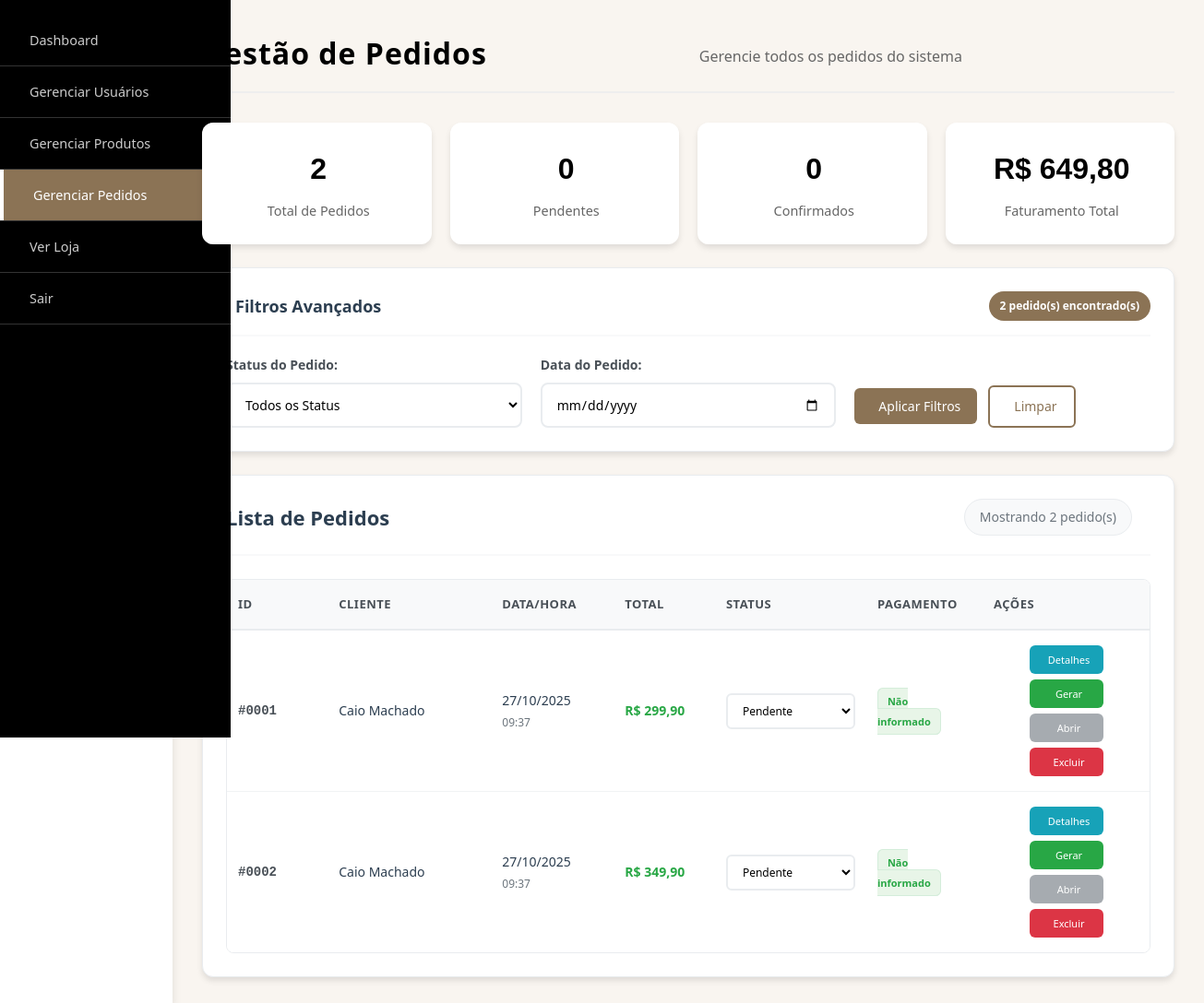
Page /admin/pedidos.php (signed in) on the earlier database version.
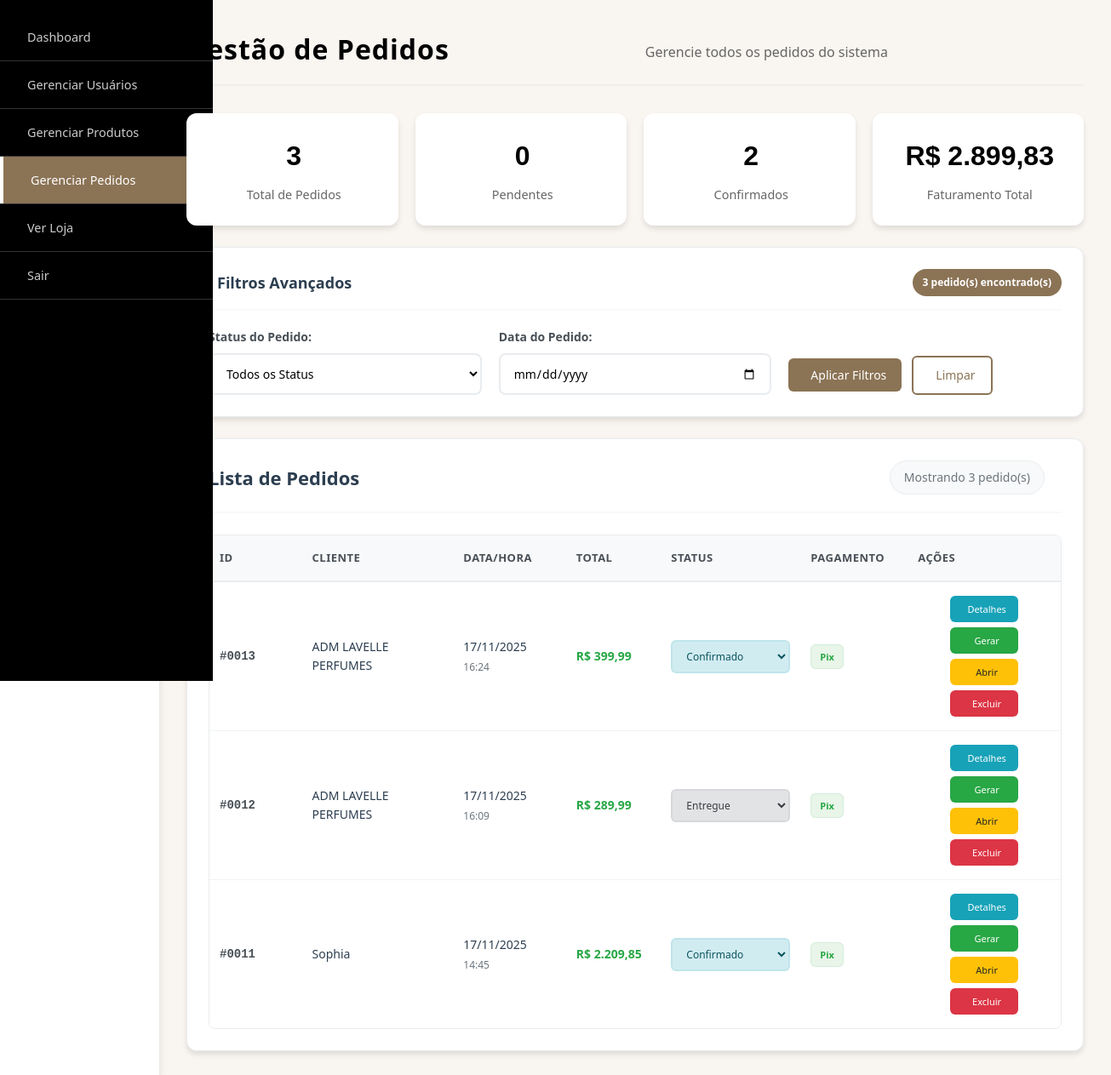
Same page on the later database version.
### tables this page shows
CREATE TABLE `pedidos` (
  `id` int(11) NOT NULL,
  `usuario_id` int(11) NOT NULL,
  `data_pedido` datetime DEFAULT current_timestamp(),
  `total` decimal(10,2) NOT NULL,
  `status` varchar(50) DEFAULT NULL,
  `metodo_pagamento` varchar(50) DEFAULT NULL,
  `endereco_entrega` text DEFAULT NULL,
  `created_at` timestamp NOT NULL DEFAULT current_timestamp()
);

CREATE TABLE `usuarios` (
  `id` int(11) NOT NULL,
  `nome` varchar(100) NOT NULL,
  `email` varchar(150) NOT NULL,
  `senha` varchar(255) NOT NULL,
  `data_cadastro` timestamp NOT NULL DEFAULT current_timestamp(),
  `telefone` varchar(20) DEFAULT NULL,
  `endereco` text DEFAULT NULL,
  `cidade` varchar(100) DEFAULT NULL,
  `estado` varchar(50) DEFAULT NULL,
  `cep` varchar(10) DEFAULT NULL,
  `foto_perfil` varchar(255) DEFAULT NULL,
  `created_at` timestamp NOT NULL DEFAULT current_timestamp()
);

### admin/pedidos.php (the view, shortened to what this page needs)
<?php
$database = new Database();
$db = $database->getConnection();
$filtro_data = $_GET['data'] ?? '';
$query = "
    SELECT p.*, u.nome as cliente_nome
    FROM pedidos p
    LEFT JOIN usuarios u ON p.usuario_id = u.id
    WHERE 1=1
";
$params = [];
$query .= " ORDER BY p.data_pedido DESC";
$stmt = $db->prepare($query);
$stmt->execute($params);
$pedidos = $stmt->fetchAll(PDO::FETCH_ASSOC);
function comprovanteExiste($pedido_id) {
    $possible_files = [
        "../comprovantes/comprovante_pedido_{$pedido_id}.php",
        "../comprovantes/comprovante_pedido_{$pedido_id}.html",
        "comprovantes/comprovante_pedido_{$pedido_id}.php",
        "comprovantes/comprovante_pedido_{$pedido_id}.html"
    ];
    foreach ($possible_files as $file) {
        if (file_exists($file)) {
            return $file;
        }
    }
    return false;
}
include 'includes/header.php';
include 'includes/sidebar.php';
?>
<div class="main-content">
    <div class="page-header">
        <h1>Gestão de Pedidos</h1>
        <p>Gerencie todos os pedidos do sistema</p>
    </div>
    <div class="stats-grid-small">
        <div class="stat-card-small">
            <div class="stat-number"><?php echo count($pedidos); ?></div>
            <div class="stat-label">Total de Pedidos</div>
        </div>
        <div class="stat-card-small">
            <div class="stat-number"><?php echo count(array_filter($pedidos, function($p) { return $p['status'] == 'pendente'; })); ?></div>
            <div class="stat-label">Pendentes</div>
        </div>
        <div class="stat-card-small">
            <div class="stat-number"><?php echo count(array_filter($pedidos, function($p) { return $p['status'] == 'confirmado'; })); ?></div>
            <div class="stat-label">Confirmados</div>
        </div>
        <div class="stat-card-small">
            <div class="stat-number">R$ <?php echo number_format(array_sum(array_column($pedidos, 'total')), 2, ',', '.'); ?></div>
            <div class="stat-label">Faturamento Total</div>
        </div>
    </div>
    <div class="filters-card">
        <div class="filter-header">
            <h3><i class="fas fa-filter"></i> Filtros Avançados</h3>
            <span class="results-info"><?php echo count($pedidos); ?> pedido(s) encontrado(s)</span>
        </div>
        <form method="GET" class="filter-form">
            <div class="filter-row">
                <div class="filter-group">
                    <label>Status do Pedido:</label>
                    <select name="status" class="status-filter">
                        <option value="">Todos os Status</option>
                    </select>
                </div>
                <div class="filter-group">
                    <label>Data do Pedido:</label>
                    <input type="date" name="data" value="<?php echo $filtro_data; ?>" class="date-filter">
                </div>
                <div class="filter-group">
                    <div class="filter-actions">
                        <button type="submit" class="btn-primary">
                            <i class="fas fa-filter"></i> Aplicar Filtros
                        </button>
                        <a href="pedidos.php" class="btn-outline">
                            <i class="fas fa-times"></i> Limpar
                        </a>
                    </div>
                </div>
            </div>
        </form>
    </div>
    <div class="content-card">
        <div class="card-header">
            <h2>Lista de Pedidos</h2>
            <div class="card-actions">
                <span class="total-info">Mostrando <?php echo count($pedidos); ?> pedido(s)</span>
            </div>
        </div>
        <div class="table-responsive">
            <?php if(!empty($pedidos)): ?>
                <table class="data-table">
                    <thead>
                        <tr>
                            <th class="col-id">ID</th>
                            <th class="col-cliente">Cliente</th>
                            <th class="col-data">Data/Hora</th>
                            <th class="col-total">Total</th>
                            <th class="col-status">Status</th>
                            <th class="col-pagamento">Pagamento</th>
                            <th class="col-acoes" width="200">Ações</th>
                        </tr>
                    </thead>
                    <tbody>
                        <?php foreach($pedidos as $pedido):
                            $comprovante_path = comprovanteExiste($pedido['id']);
                            $comprovante_existe = ($comprovante_path !== false);
                        ?>
                        <tr class="order-row" data-status="<?php echo $pedido['status']; ?>">
                            <td class="col-id">
                                <div class="order-info">
                                    <strong class="order-number">#<?php echo str_pad($pedido['id'], 4, '0', STR_PAD_LEFT); ?></strong>
                                </div>
                            </td>
                            <td class="col-cliente">
                                <span class="customer-name"><?php echo htmlspecialchars($pedido['cliente_nome']); ?></span>
                            </td>
                            <td class="col-data">
                                <div class="datetime-info">
                                    <span class="date-text"><?php echo date('d/m/Y', strtotime($pedido['data_pedido'])); ?></span>
                                    <span class="time-text"><?php echo date('H:i', strtotime($pedido['data_pedido'])); ?></span>
                                </div>
                            </td>
                            <td class="col-total">
                                <strong class="amount-value">R$ <?php echo number_format($pedido['total'], 2, ',', '.'); ?></strong>
                            </td>
                            <td class="col-status">
                                <form method="POST" action="" class="status-form">
                                    <select name="novo_status" class="status-select status-<?php echo $pedido['status']; ?>" onchange="atualizarStatus(this)">
                                        <option value="pendente" <?php echo $pedido['status'] == 'pendente' ? 'selected' : ''; ?>>Pendente</option>
                                        <option value="confirmado" <?php echo $pedido['status'] == 'confirmado' ? 'selected' : ''; ?>>Confirmado</option>
                                        <option value="entregue" <?php echo $pedido['status'] == 'entregue' ? 'selected' : ''; ?>>Entregue</option>
                                    </select>
                                </form>
                            </td>
                            <td class="col-pagamento">
                                <span class="payment-method">
                                    <?php
                                    $metodo = $pedido['metodo_pagamento'] ?? 'Não informado';
                                    echo ucfirst($metodo);
                                    ?>
                                </span>
                            </td>
                            <td class="col-acoes">
                                <div class="action-buttons">
                                    <button class="btn-action btn-view" onclick="window.location.href='pedido_detalhes.php?id=<?php echo $pedido['id']; ?>'" title="Ver detalhes completos">
                                        <span class="btn-text">Detalhes</span>
                                    </button>
                                    <button class="btn-action btn-generate" onclick="window.location.href='?gerar_comprovante=<?php echo $pedido['id']; ?>'" title="Gerar comprovante">
                                        <span class="btn-text">Gerar</span>
                                    </button>
                                    <?php if($comprovante_existe): ?>
                                        <button class="btn-action btn-open" onclick="window.open('<?php echo $comprovante_path; ?>', '_blank')" title="Abrir comprovante">
                                            <span class="btn-text">Abrir</span>
                                        </button>
                                    <?php else: ?>
                                        <button class="btn-action btn-open disabled" title="Comprovante não gerado" disabled>
                                            <span class="btn-text">Abrir</span>
                                        </button>
                                    <?php endif; ?>
                                    <button class="btn-action btn-delete" onclick="confirmarExclusao(<?php echo $pedido['id']; ?>)" title="Excluir pedido">
                                        <span class="btn-text">Excluir</span>
                                    </button>
                                </div>
                            </td>
                        </tr>
                        <?php endforeach; ?>
                    </tbody>
                </table>
            <?php endif; ?>
        </div>
    </div>
</div>
<?php include 'includes/footer.php'; ?>

### admin/includes/header.php (shortened to what this page needs)
<!DOCTYPE html>
<html lang="pt-BR">
<head>
    <link rel="stylesheet" href="css/style.css">
</head>
<body>
    <div class="admin-container">
        <header class="admin-header">
            <div class="header-left">
                <h1>LAVELLE Admin</h1>
                <span>Painel Administrativo</span>
            </div>
        </header>

### admin/includes/sidebar.php (shortened to what this page needs)
<aside class="sidebar">
    <nav class="sidebar-nav">
        <ul>
            <li class="nav-item <?php echo basename($_SERVER['PHP_SELF']) == 'dashboard.php' ? 'active' : ''; ?>">
                <a href="dashboard.php">
                    Dashboard
                </a>
            </li>
            <li class="nav-item <?php echo basename($_SERVER['PHP_SELF']) == 'usuarios.php' ? 'active' : ''; ?>">
                <a href="usuarios.php">
                    Gerenciar Usuários
                </a>
            </li>
            <li class="nav-item <?php echo basename($_SERVER['PHP_SELF']) == 'produtos.php' ? 'active' : ''; ?>">
                <a href="produtos.php">
                    Gerenciar Produtos
                </a>
            </li> <li class="nav-item <?php echo basename($_SERVER['PHP_SELF']) == 'pedidos.php' ? 'active' : ''; ?>">
                <a href="pedidos.php">
                    Gerenciar Pedidos
                </a>
            </li>
               <li class="nav-item">
                <a href="../paginaprodutos.php">
                    Ver Loja
                </a>
            </li>
            <li class="nav-item logout-item">
                <a href="../logout.php" class="logout-link">
                    Sair
                </a>
            </li>
        </ul>
    </nav>
</aside>
<div class="main-content-wrapper">

### admin/includes/footer.php (shortened to what this page needs)
        </div>
    </div>
</body>
</html>

### admin/css/style.css (style rules this page uses)
* { margin: 0; padding: 0; box-sizing: border-box; font-family: "Segoe UI", Tahoma, Geneva, Verdana, sans-serif; }
body { background-color: #f9f5f0; color: #333; line-height: 1.6; }
.admin-container { display: flex; min-height: 100vh; }
.admin-header { background: #fff; padding: 1rem 2rem; box-shadow: 0 2px 10px rgba(0, 0, 0, 0.1); display: flex; justify-content: space-between; align-items: center; border-bottom: 1px solid #eee; }
.header-left h1 { font-size: 1.5rem; color: #000; letter-spacing: 2px; }
.header-left span { color: #8b7355; font-size: 0.9rem; }
.sidebar { width: 250px; background: #000; color: white; height: 100vh; position: fixed; }
.sidebar-nav ul { list-style: none; padding: 1rem 0; }
.nav-item { border-bottom: 1px solid #333; }
.nav-item a { display: block; padding: 1rem 2rem; color: #ccc; text-decoration: none; transition: all 0.3s; font-size: 0.9rem; }
.nav-item a:hover, .nav-item.active a { background: #8b7355; color: white; }
.nav-item.active a { border-left: 4px solid #fff; }
.main-content { flex: 1; padding: 2rem; }
.main-content-wrapper { width: -webkit-fill-available; }
.page-header { display: flex; justify-content: space-between; align-items: center; margin-bottom: 2rem; padding-bottom: 1rem; border-bottom: 2px solid #eee; }
.page-header h1 { font-size: 2rem; color: #000; letter-spacing: 1px; }
.page-header p { color: #666; margin-top: 0.5rem; }
.btn-primary { background: #000; color: white; padding: 0.75rem 1.5rem; border: none; border-radius: 25px; cursor: pointer; font-size: 0.9rem; font-weight: 500; transition: all 0.3s; text-decoration: none; display: inline-block; }
.btn-outline { background: transparent; border: 2px solid #000; color: #000; padding: 0.75rem 1.5rem; border-radius: 25px; cursor: pointer; font-size: 0.9rem; font-weight: 500; transition: all 0.3s; text-decoration: none; }
.stat-number { font-size: 1.8rem; font-weight: bold; color: #000; margin-bottom: 0.25rem; }
.stat-label { color: #666; font-size: 0.9rem; }
.content-card { background: white; padding: 2rem; border-radius: 10px; box-shadow: 0 5px 15px rgba(0, 0, 0, 0.1); }
.card-header { display: flex; justify-content: space-between; align-items: center; margin-bottom: 1.5rem; padding-bottom: 1rem; border-bottom: 1px solid #eee; }
.card-header h2 { font-size: 1.3rem; color: #000; }
.table-responsive { overflow-x: auto; }
.data-table { width: 100%; border-collapse: collapse; }
.data-table th, .data-table td { padding: 1rem; text-align: left; border-bottom: 1px solid #eee; }
.data-table th { background: #f8f9fa; font-weight: 600; color: #000; font-size: 0.9rem; }
.btn-edit, .btn-delete { padding: 0.5rem 1rem; border: none; border-radius: 5px; cursor: pointer; font-size: 0.8rem; font-weight: 500; transition: all 0.3s; }
.btn-delete { background: #dc3545; color: white; }

Differences in the rows shown:
removed pedidos: id "0001", usuario.nome "Caio Machado", data_pedido "27/10/2025", data_pedido "09:37", total "299,90", novo_status "Pendente", metodo_pagamento "Não informado", shows "Abrir"
removed pedidos: id "0002", usuario.nome "Caio Machado", data_pedido "27/10/2025", data_pedido "09:37", total "349,90", novo_status "Pendente", metodo_pagamento "Não informado", shows "Abrir"
added pedidos: id "0013", usuario.nome "ADM LAVELLE PERFUMES", data_pedido "17/11/2025", data_pedido "16:24", total "399,99", novo_status "Confirmado", metodo_pagamento "Pix"
added pedidos: id "0012", usuario.nome "ADM LAVELLE PERFUMES", data_pedido "17/11/2025", data_pedido "16:09", total "289,99", novo_status "Entregue", metodo_pagamento "Pix"
added pedidos: id "0011", usuario.nome "Sophia", data_pedido "17/11/2025", data_pedido "14:45", total "2.209,85", novo_status "Confirmado", metodo_pagamento "Pix"
Other differences:
count($pedidos): "2" → "3"
array_sum(array_column($pedidos, 'total')): "649,80" → "2.899,83"
text no longer shown: "0"
text now shown: "2"
